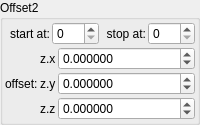
    <widget class="QGroupBox" name="groupBox_6">
     <property name="title">
      <string>Offset2</string>
     </property>
     <layout class="QVBoxLayout" name="verticalLayout_8" stretch="0,0">
      <property name="spacing">
       <number>2</number>
      </property>
      <property name="leftMargin">
       <number>2</number>
      </property>
      <property name="topMargin">
       <number>2</number>
      </property>
      <property name="rightMargin">
       <number>2</number>
      </property>
      <property name="bottomMargin">
       <number>2</number>
      </property>
      <item>
       <layout class="QGridLayout" name="gridLayout_14" columnstretch="0,0,0,0">
        <property name="spacing">
         <number>2</number>
        </property>
        <item row="0" column="0">
         <widget class="QLabel" name="label_66">
          <property name="layoutDirection">
           <enum>Qt::LeftToRight</enum>
          </property>
          <property name="text">
           <string>start at:</string>
          </property>
          <property name="alignment">
           <set>Qt::AlignRight|Qt::AlignTrailing|Qt::AlignVCenter</set>
          </property>
         </widget>
        </item>
        <item row="0" column="3">
         <widget class="MySpinBox" name="spinboxInt_transf_stop_iterations_H">
          <property name="sizePolicy">
           <sizepolicy hsizetype="Minimum" vsizetype="Maximum">
            <horstretch>0</horstretch>
            <verstretch>0</verstretch>
           </sizepolicy>
          </property>
          <property name="maximum">
           <number>999</number>
          </property>
         </widget>
        </item>
        <item row="0" column="1">
         <widget class="MySpinBox" name="spinboxInt_transf_start_iterations_H">
          <property name="sizePolicy">
           <sizepolicy hsizetype="Minimum" vsizetype="Maximum">
            <horstretch>0</horstretch>
            <verstretch>0</verstretch>
           </sizepolicy>
          </property>
          <property name="maximum">
           <number>999</number>
          </property>
         </widget>
        </item>
        <item row="0" column="2">
         <widget class="QLabel" name="label_70">
          <property name="text">
           <string>stop at:</string>
          </property>
          <property name="alignment">
           <set>Qt::AlignRight|Qt::AlignTrailing|Qt::AlignVCenter</set>
          </property>
         </widget>
        </item>
       </layout>
      </item>
      <item>
       <layout class="QGridLayout" name="gridLayout_3" columnstretch="0,0,1">
        <property name="spacing">
         <number>2</number>
        </property>
        <item row="5" column="2">
         <widget class="MyDoubleSpinBox" name="spinbox3_transf_offset_111_z">
          <property name="sizePolicy">
           <sizepolicy hsizetype="Minimum" vsizetype="Maximum">
            <horstretch>0</horstretch>
            <verstretch>0</verstretch>
           </sizepolicy>
          </property>
          <property name="prefix">
           <string/>
          </property>
          <property name="suffix">
           <string/>
          </property>
          <property name="decimals">
           <number>6</number>
          </property>
          <property name="minimum">
           <double>-99.989999999999995</double>
          </property>
          <property name="maximum">
           <double>99.989999999999995</double>
          </property>
          <property name="singleStep">
           <double>0.100000000000000</double>
          </property>
         </widget>
        </item>
        <item row="4" column="1">
         <widget class="QLabel" name="label_127">
          <property name="text">
           <string notr="true">z.y</string>
          </property>
         </widget>
        </item>
        <item row="3" column="2">
         <widget class="MyDoubleSpinBox" name="spinbox3_transf_offset_111_x">
          <property name="sizePolicy">
           <sizepolicy hsizetype="Minimum" vsizetype="Maximum">
            <horstretch>0</horstretch>
            <verstretch>0</verstretch>
           </sizepolicy>
          </property>
          <property name="prefix">
           <string/>
          </property>
          <property name="suffix">
           <string/>
          </property>
          <property name="decimals">
           <number>6</number>
          </property>
          <property name="minimum">
           <double>-99.989999999999995</double>
          </property>
          <property name="maximum">
           <double>99.989999999999995</double>
          </property>
          <property name="singleStep">
           <double>0.100000000000000</double>
          </property>
         </widget>
        </item>
        <item row="3" column="1">
         <widget class="QLabel" name="label_128">
          <property name="text">
           <string notr="true">z.x</string>
          </property>
         </widget>
        </item>
        <item row="5" column="1">
         <widget class="QLabel" name="label_129">
          <property name="text">
           <string notr="true">z.z</string>
          </property>
         </widget>
        </item>
        <item row="4" column="2">
         <widget class="MyDoubleSpinBox" name="spinbox3_transf_offset_111_y">
          <property name="sizePolicy">
           <sizepolicy hsizetype="Minimum" vsizetype="Maximum">
            <horstretch>0</horstretch>
            <verstretch>0</verstretch>
           </sizepolicy>
          </property>
          <property name="prefix">
           <string/>
          </property>
          <property name="suffix">
           <string/>
          </property>
          <property name="decimals">
           <number>6</number>
          </property>
          <property name="minimum">
           <double>-99.989999999999995</double>
          </property>
          <property name="maximum">
           <double>99.989999999999995</double>
          </property>
          <property name="singleStep">
           <double>0.100000000000000</double>
          </property>
         </widget>
        </item>
        <item row="3" column="0" rowspan="3">
         <widget class="QLabel" name="label_110">
          <property name="text">
           <string>offset:</string>
          </property>
         </widget>
        </item>
       </layout>
      </item>
     </layout>
    </widget>
